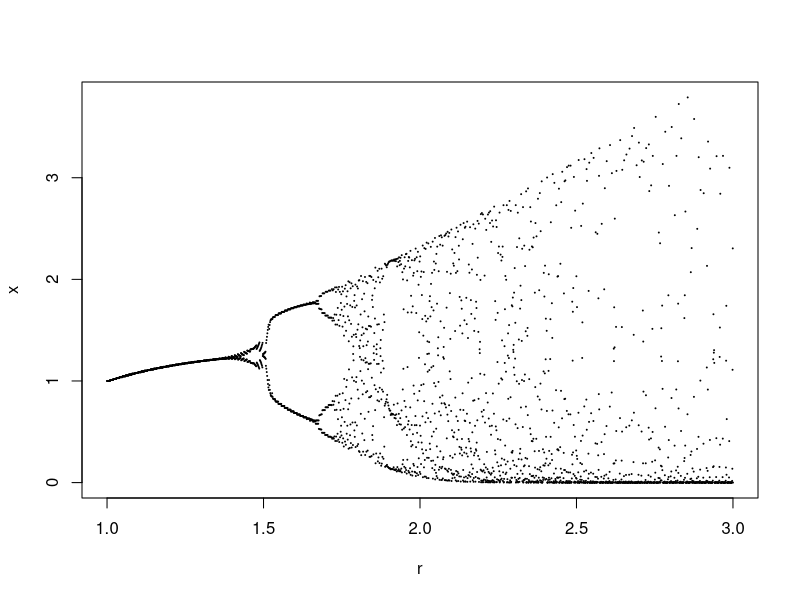

Recreate this plot in R.
# Write-up: https://ology.github.io/2016/03/11/alternatives-to-the-logistic-equation/

iterate <- function( equation, range, x_max ) {
    # Initialize the bucket of x's
    v <- c()

    # For each r, find the x value...
    for ( r in range ) {
        # Start at a low x value
        x <- 0.1
        # Repeat x_max times...
        for ( i in 0 : x_max ) {
            x <- eval( parse( text = equation ) )
            # Save the last half of computed x's
            if ( i > x_max / 2 ) {
                v <- c( v, x )
            }
        }
    }
    return(v)
}

iterate_plot <- function( r_min, r_max, equation ) {
    v <- iterate( equation = equation, range = seq( r_min, r_max, 0.01 ), x_max = 30 )

    r <- seq( r_min, r_max, length.out = length(v) )

    plot( r, v, type = 'p', cex = 0.1, xlab = 'r', ylab = 'x' )
}

# The logistic equation
#iterate_plot( r_min = 1, r_max = 4, equation = 'r * x * ( 1 - x )' )
# Alternatives:
#iterate_plot( r_min = 1, r_max = 4, equation = 'r ** ( 1 - x )' )
#iterate_plot( r_min = 1, r_max = 4, equation = 'r * x ** ( 1 - x )' )
#iterate_plot( r_min = 1, r_max = 3, equation = 'r * sin(x)' )
#iterate_plot( r_min = -3, r_max = 3, equation = 'r * cos(x) - sin(x)' )
#iterate_plot( r_min = 0, r_max = 3, equation = 'r * ( cos(x) - sin(x) )' )
#iterate_plot( r_min = -0.1, r_max = 4, equation = 'r ** sin(x)' )
#iterate_plot( r_min = 2, r_max = 8, equation = 'r ** cos( 1 - x )' )
#iterate_plot( r_min = 0, r_max = 5, equation = 'r * cos(x) * ( 1 - sin(x) )' )
#iterate_plot( r_min = 0.5, r_max = 3, equation = 'r * exp(x) * ( 1 - exp(x) )' )
#iterate_plot( r_min = 0, r_max = 2, equation = 'r - x ** 2' )
#iterate_plot( r_min = 2.4, r_max = 4, equation = 'r * x * ( 1 - x * r )' )
iterate_plot( r_min = 1, r_max = 3, equation = 'r * x * exp( 1 - x ** r )' )
